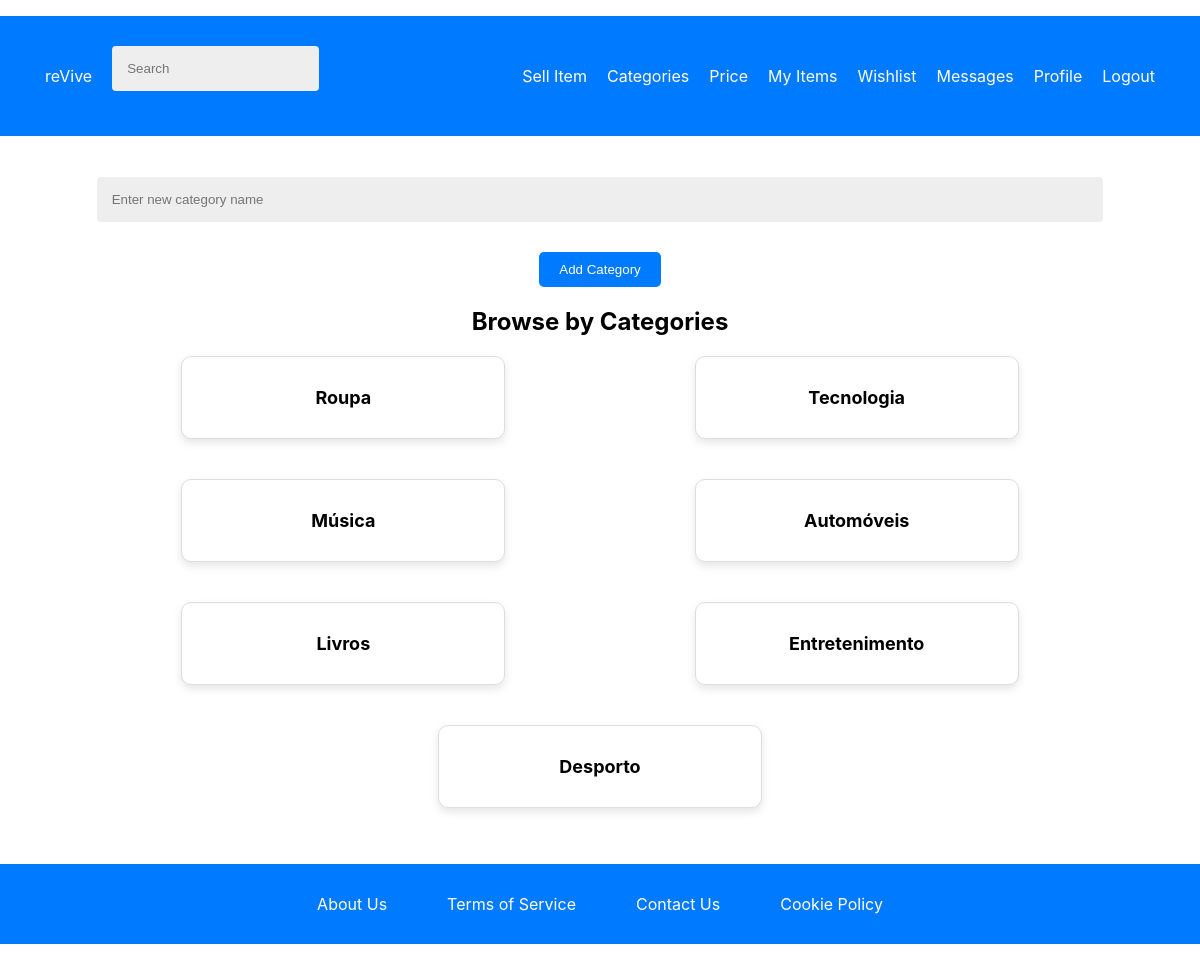
Page /pages/categories.php (signed in) on the earlier database version.
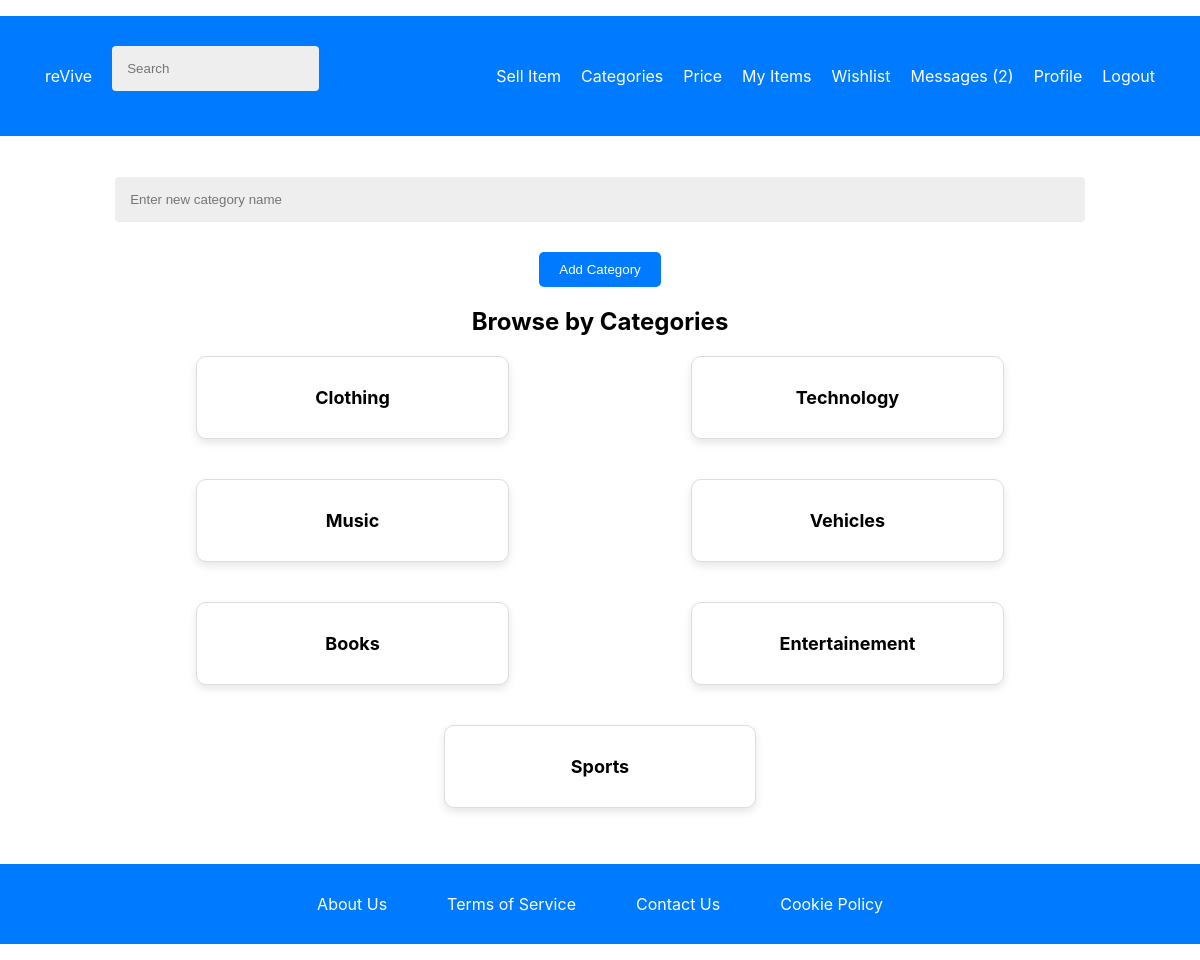
Same page on the later database version.
### tables this page shows
CREATE TABLE categories (
    category_id INTEGER PRIMARY KEY AUTOINCREMENT,
    name TEXT NOT NULL UNIQUE
);

### database/categories.class.php (called while the page is built, shortened)
<?php
class Category {
    public static function getAllCategories(PDO $db): array {
        $stmt = $db->prepare("SELECT * FROM categories");
        $stmt->execute();
        return $stmt->fetchAll(PDO::FETCH_ASSOC);
    }
}
?>

### utils/session.php (called while the page is built, shortened)
<?php
class Session {
    public function isLoggedIn() {
        return isset($_SESSION['user_id']);
    }
    public function getId() {
        return $_SESSION['user_id'] ?? null;
    }
    public function getUnreadMessageCount(PDO $db) {
        $userId = $this->getId();
        $stmt = $db->prepare('SELECT COUNT(*) FROM messages WHERE receiver_id = ? AND is_read = 0');
        $stmt->execute([$userId]);
        return $stmt->fetchColumn();
    }
}
?>

### pages/categories.php (the view, shortened to what the changed rows need)
<?php
require_once(__DIR__ . '/../templates/common.php');
require_once(__DIR__ . '/../utils/session.php');
require_once(__DIR__ . '/../database/connection.db.php');
require_once(__DIR__ . '/../database/categories.class.php');
$session = new Session();
$db = getDatabaseConnection();
$categories = Category::getAllCategories($db);
drawHeader('Categories', true, true, $session);
?>
<link rel="stylesheet" type="text/css" href="../styles/categories.css">
<div class="content-container">
    <h2>Browse by Categories</h2>
    <div class="categories-list">
        <?php foreach ($categories as $category): ?>
            <div class="category">
                <a href="category_items.php?category_id=<?= $category['category_id']; ?>">
                    <h3><?= htmlspecialchars($category['name']) ?></h3>
                </a>
            </div>
        <?php endforeach; ?>
    </div>
</div>
<?php drawFooter(); ?>

### templates/common.php (shortened to what the changed rows need)
<?php
require_once(__DIR__ . '/../utils/session.php');
function drawHeader($title = 'reVive : Buy and Sell', $includeTopBar = false, $includeProfileIcon = false, Session $session = null) {
    ?>
    <!DOCTYPE html>
    <html lang="en">
    <head>
        <link rel="stylesheet" type="text/css" href="../styles/register.css">
        <link rel="stylesheet" type="text/css" href="../styles/mainPage.css">
        <link rel="stylesheet" type="text/css" href="../styles/login.css">
        <link rel="stylesheet" type="text/css" href="../styles/common.css">
    </head>
    <body>
        <header>
            <?php if ($includeTopBar): ?>
            <div class="top-bar">
                <div class="top-bar-right">
                    <div class="menu-items">
                        <?php if ($session && $session->isLoggedIn()): ?>
                            <a href="../pages/create_item.php" class="profile-icon">Sell Item</a>
                            <a href="../pages/categories.php">Categories</a>
                            <a href="../pages/price_filter.php">Price</a>
                            <a href="../pages/my_items.php">My Items</a>
                            <a href="../pages/wishlist.php">Wishlist</a>
                            <?php
                            $db = getDatabaseConnection();
                            $unreadCount = $session->getUnreadMessageCount($db);
                            ?>
                            <a href="../pages/conversations.php">Messages<?= $unreadCount > 0 ? " ($unreadCount)" : "" ?></a>
                            <?php if ($includeProfileIcon): ?>
                                <a href="../pages/profile.php" class="profile-icon">Profile</a>
                            <?php endif; ?>
                            <a href="../actions/action_logout.php">Logout</a>
                        <?php else: ?>
                            <a href="../pages/login.php">Login</a>
                            <a href="../pages/register.php">Create Account</a>
                        <?php endif; ?>
                    </div>
                </div>
            </div>
            <?php endif; ?>
        </header>
        <main>
    <?php
}
function drawFooter() {
    ?>
        </main>
    </body>
    </html>
    <?php
}
?>

Differences in the rows shown:
changed categories: name "Roupa" → "Clothing"
changed categories: name "Tecnologia" → "Technology"
changed categories: name "Música" → "Music"
changed categories: name "Automóveis" → "Vehicles"
changed categories: name "Livros" → "Books"
changed categories: name "Entretenimento" → "Entertainement"
changed categories: name "Desporto" → "Sports"
Other differences:
$unreadCount: (not shown) → "2"
